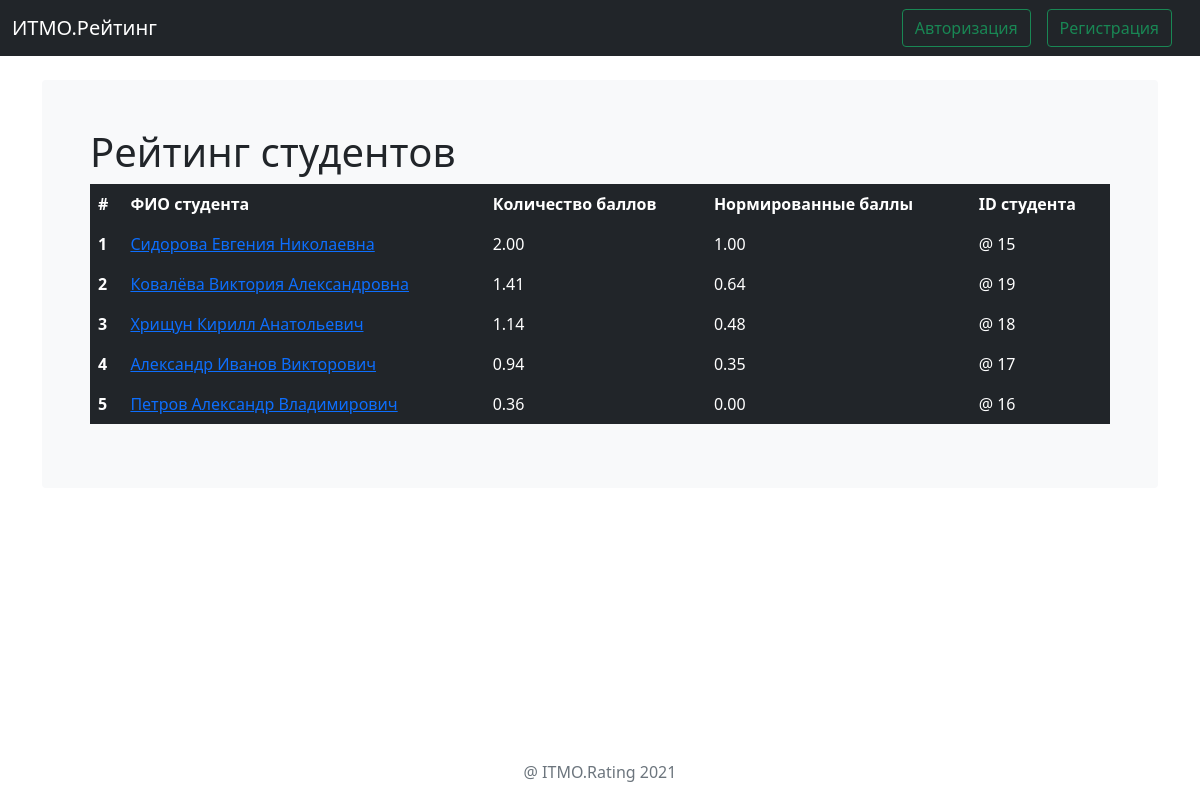
The page / on the database its author committed.
### main/models.py (models this page shows, shortened)
class RatingTable(models.Model):
    title = models.CharField('ФИО студента', max_length=50)
    user_id = models.DecimalField('ID студента', max_digits=10, decimal_places=0)
    place = models.DecimalField('Место в рейтинге', max_digits=10, decimal_places=0, default=0)
    score = models.DecimalField('Баллы студента', max_digits=7, decimal_places=2)
    normalized_score = models.DecimalField('Пронормированные баллы студента', max_digits=7, decimal_places=2, default=0)
    class Meta:
        verbose_name = 'Общий рейтинг'
        verbose_name_plural = 'Общий рейтинг'

### main/views.py (the view)
# urls.py: path('', views.index, name='home'),
def index(request):
    rating = RatingTable.objects.order_by('-normalized_score') # здесь можно ещё использовать all() и order_by('(-)title')[:] посмотреть гоша дударь часть с получанием и выводом данных
    return render(request, 'main/index.html', {'rating': rating})

### main/templates/main/index.html (shortened to what this page needs)
{% extends 'main/base.html' %}
{% block content %}
    <h1>Рейтинг студентов</h1>
    {% if rating %}
        <table class="table table-dark table-borderless">
              <thead>
                  <tr>
                    <th scope="col">#</th>
                    <th scope="col">ФИО студента</th>
                    <th scope="col">Количество баллов</th>
                    <th scope="col">Нормированные баллы</th>
                    <th scope="col">ID студента</th>
                  </tr>
              </thead>
              <tbody>
                {% for el in rating %}
                 <tr>
                     <th scope="row">{{ el.place }}</th>
                     <td>
                         <a href="/profile?id={{ el.user_id }}">{{ el.title }}</a>
                     </td>
                     <td>{{ el.score }}</td>
                     <td>{{ el.normalized_score }}</td>
                     <td>@ {{ el.user_id }}</td>
                 </tr>
                {% endfor %}
              </tbody>
            </table>
    {% else %}
        <p>У нас нет записей!</p>
    {% endif %}
{% endblock %}

### main/templates/main/base.html (shortened to what this page needs)
<!doctype html>
<html lang="ru" class="h-100">
<head>
    <link rel="stylesheet" href="https://cdn.jsdelivr.net/npm/bootstrap@5.1.3/dist/css/bootstrap.min.css">
</head>
<body>
<nav class="navbar navbar-expand-md navbar-dark bg-dark mb-4">
    <div class="container-fluid">
        <a class="navbar-brand" href="{% url 'home' %}">ИТМО.Рейтинг</a>
        <div class="collapse navbar-collapse" id="navbarCollapse">
            {% if request.user.is_authenticated %}
                    <ul class="navbar-nav me-auto mb-2 mb-md-0">
                        {% if request.user.is_staff %}
                        <li class="nav-item">
                            <a class="nav-link" aria-current="page" href="{% url 'check_event' %}">Проверить мероприятие</a>
                        </li>
                        {% endif %}
                        <li class="nav-item">
                            <a class="nav-link" href="{% url 'add_event' %}">Добавить мероприятие</a>
                        </li>
                    </ul>
                    <a class="btn btn-outline-primary me-3" href="{% url 'profile' %}">{{ request.user.first_name }} {{ request.user.last_name }}</a>
                    <a class="btn btn-outline-danger me-3" href="{% url 'logout' %}">Выход</a>
            {% else %}
                    <a class="btn btn-outline-success me-3" href="{% url 'login' %}">Авторизация</a>
                    <a class="btn btn-outline-success me-3" href="{% url 'register' %}">Регистрация</a>
            {% endif %}
        </div>
      </div>
</nav>
<main class="container">
  <div class="bg-light p-5 rounded">
    {% block content %}{% endblock %}
  </div>
</main>
<footer class="footer mt-auto py-3 fixed-bottom">
  <div class="container text-center">
    <span class="text-muted">@ ITMO.Rating 2021</span>
  </div>
</footer>
</body>
</html>

### rows shown on the page
RatingTable: place "1", title "Сидорова Евгения Николаевна", score "2.00", normalized_score "1.00", user_id "15"
RatingTable: place "2", title "Ковалёва Виктория Александровна", score "1.41", normalized_score "0.64", user_id "19"
RatingTable: place "3", title "Хрищун Кирилл Анатольевич", score "1.14", normalized_score "0.48", user_id "18"
RatingTable: place "4", title "Александр Иванов Викторович", score "0.94", normalized_score "0.35", user_id "17"
RatingTable: place "5", title "Петров Александр Владимирович", score "0.36", normalized_score "0.00", user_id "16"
